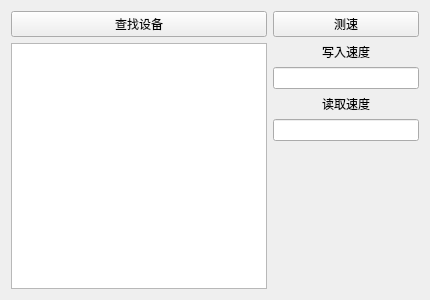
<?xml version="1.0" encoding="UTF-8"?>
<ui version="4.0">
 <class>Widget</class>
 <widget class="QWidget" name="Widget">
  <property name="geometry">
   <rect>
    <x>0</x>
    <y>0</y>
    <width>430</width>
    <height>300</height>
   </rect>
  </property>
  <property name="minimumSize">
   <size>
    <width>430</width>
    <height>300</height>
   </size>
  </property>
  <property name="maximumSize">
   <size>
    <width>430</width>
    <height>300</height>
   </size>
  </property>
  <property name="windowTitle">
   <string>Widget</string>
  </property>
  <layout class="QGridLayout" name="gridLayout">
   <item row="0" column="0">
    <layout class="QVBoxLayout" name="verticalLayout">
     <item>
      <widget class="QPushButton" name="find_device">
       <property name="styleSheet">
        <string notr="true"/>
       </property>
       <property name="text">
        <string>查找设备</string>
       </property>
      </widget>
     </item>
     <item>
      <widget class="QTextEdit" name="textEdit"/>
     </item>
    </layout>
   </item>
   <item row="0" column="1">
    <layout class="QFormLayout" name="formLayout">
     <item row="0" column="0" colspan="2">
      <widget class="QPushButton" name="pushButton_2">
       <property name="text">
        <string>测速</string>
       </property>
      </widget>
     </item>
     <item row="1" column="0" colspan="2">
      <widget class="QLabel" name="label">
       <property name="text">
        <string>写入速度</string>
       </property>
       <property name="alignment">
        <set>Qt::AlignCenter</set>
       </property>
      </widget>
     </item>
     <item row="3" column="0" colspan="2">
      <widget class="QLabel" name="label_2">
       <property name="text">
        <string>读取速度</string>
       </property>
       <property name="alignment">
        <set>Qt::AlignCenter</set>
       </property>
      </widget>
     </item>
     <item row="2" column="0" colspan="2">
      <widget class="QLineEdit" name="write_speed"/>
     </item>
     <item row="4" column="0" colspan="2">
      <widget class="QLineEdit" name="read_speed"/>
     </item>
    </layout>
   </item>
  </layout>
 </widget>
 <layoutdefault spacing="6" margin="11"/>
 <resources/>
 <connections/>
</ui>
